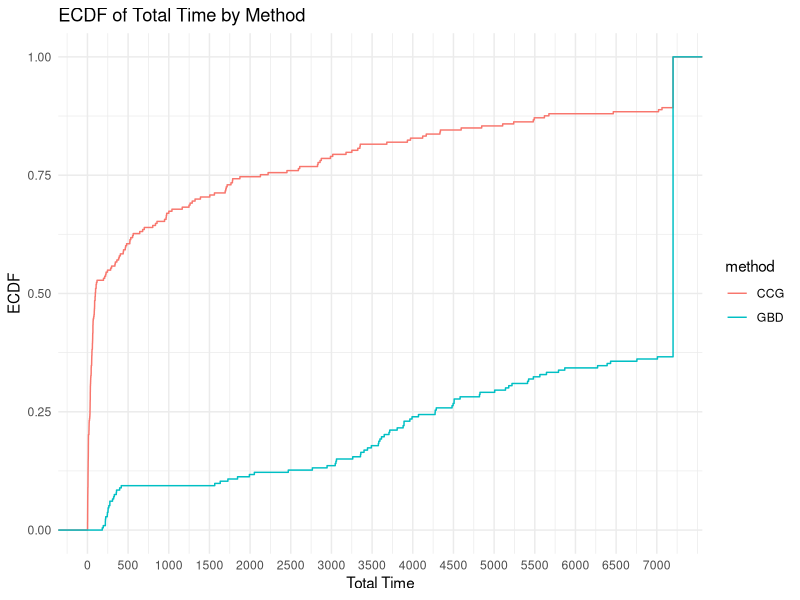
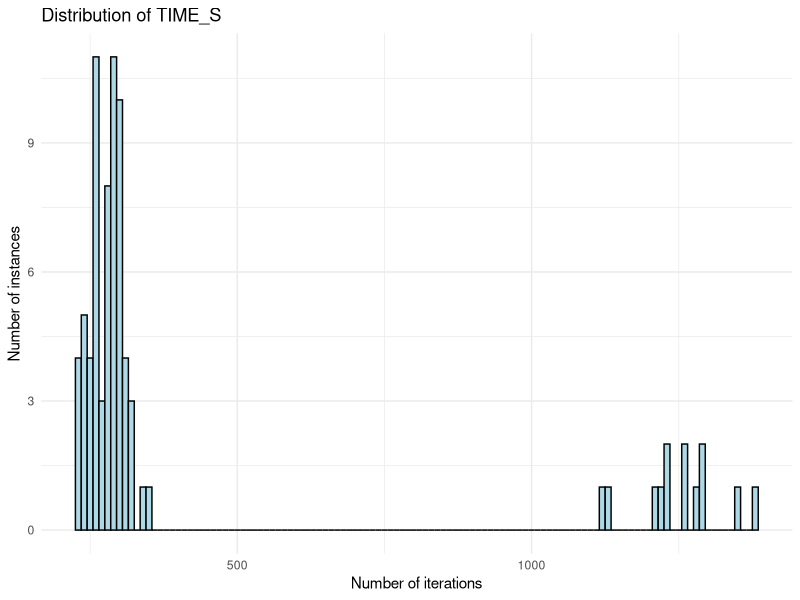
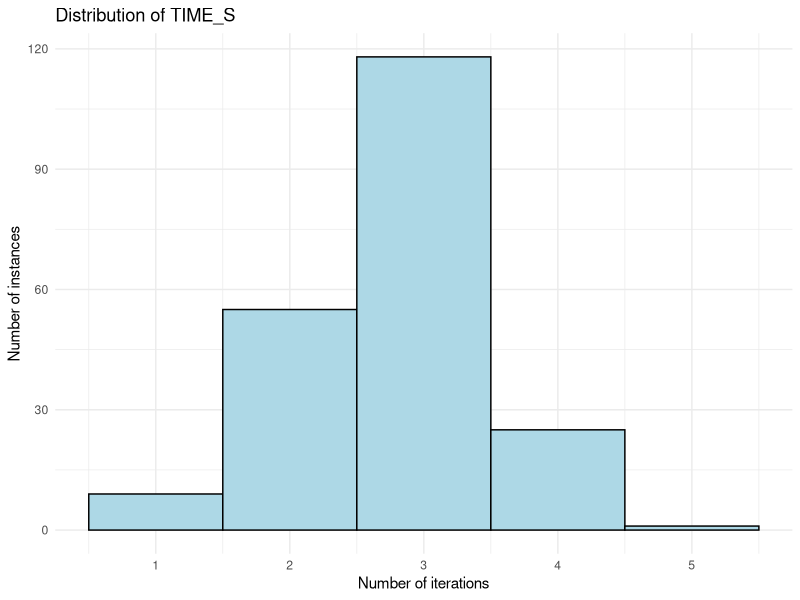

These charts were generated, in order, by the following R code:
## ---- chunk 1
library(rmarkdown)
library(kableExtra)
library(ggplot2)
suppressPackageStartupMessages(library(dplyr))
## ---- chunk 2
results = read.table("./results.csv", header = FALSE, sep = ',')
colnames(results) <- c("tag", "instance", "n_servers", "n_clients", "Gamma", "deviation", "time_limit", "method", "total_time", "master_time", "separation_time", "best_bound", "iteration_count", "fail")
results$tag = NULL
## ---- chunk 3
sum(results$fail)
## ---- chunk 4
results$p = results$Gamma / results$n_clients
results$p = ceiling(results$p / .05) * .05
## ---- chunk 5
results = results[results$n_servers != 20 & results$n_clients != 40,]
results = results[results$n_servers != 20 & results$n_clients != 50,]
#results = results[results$n_servers != 25 & results$n_clients != 25,]
## ---- chunk 6
paged_table(results)
## ---- chunk 7
time_limit = 7200
## ---- chunk 8
ggplot(results, aes(x = total_time, color = method)) +
  stat_ecdf(geom = "step") +
  xlab("Total Time") +
  ylab("ECDF") +
  labs(title = "ECDF of Total Time by Method")  +
  scale_x_continuous(breaks = seq(0, max(results$total_time), by = 500), labels = seq(0, max(results$total_time), by = 500)) +
  theme_minimal()

## ---- chunk 9
data_with_ecdf = results %>%
  group_by(method) %>%
  arrange(total_time) %>%
  mutate(ecdf_value = ecdf(total_time)(total_time)) %>%
  ungroup()

for (method in unique(data_with_ecdf$method)) {
  output = data_with_ecdf[data_with_ecdf$method == method,]
  output = output[,c("total_time", "ecdf_value")]
  output$log_total_time = output$total_time
  output = output[output$total_time < 7200,]
  write.csv(output, file = paste0(method, ".csv"), row.names = FALSE)
}
## ---- chunk 10
results_solved = results %>%
  filter(total_time < time_limit) %>%
  group_by(method, n_servers, n_clients, p, deviation) %>%
  summarize(
    solved = n(),
    total_time = mean(total_time),
    master_time = mean(master_time),
    separation_time = mean(separation_time),
    solved_iteration_count = mean(iteration_count),
    .groups = "drop"
  ) %>%
  ungroup()
## ---- chunk 11
results_unsolved <- results %>%
  filter(total_time >= time_limit) %>%
  group_by(method, n_servers, n_clients, p, deviation) %>%
  summarize(
    unsolved = n(),
    unsolved_iteration_count = mean(iteration_count),
    .groups = "drop"
  ) %>%
  ungroup()

## ---- chunk 12
final_result <- merge(results_solved, results_unsolved, by = c("method", "n_servers", "n_clients", "p", "deviation"), all = TRUE)
## ---- chunk 13
final_result[is.na(final_result)] = 0
## ---- chunk 14
knitr::kable(final_result, 
               digits = c(0, 0, 2, 2, 2, 0, 2, 2, 2, 2, 0, 2), 
               col.names = c("Method", "|V_1|", "|V_2|", "p", "dev", "Count", "Total", "Master", "Sepatation", "# Iter", "Count", "# Iter"),
               caption = "Summary table"
             ) %>%
      kable_classic() %>%
      add_header_above(c(" " = 5, "Solved instances" = 5, "Unsolved instances" = 2)
)
## ---- chunk 15
ggplot(results[results$total_time < time_limit & results$method == "GBD",], aes(x = iteration_count)) +
  geom_histogram(binwidth = 10, fill = "lightblue", color = "black") +
  labs(
    title = "Distribution of TIME_S",
    x = "Number of iterations",
    y = "Number of instances"
  ) +
  theme_minimal()
## ---- chunk 16
ggplot(results[results$total_time < time_limit & results$method == "CCG",], aes(x = iteration_count)) +
  geom_histogram(binwidth = 1, fill = "lightblue", color = "black") +
  labs(
    title = "Distribution of TIME_S",
    x = "Number of iterations",
    y = "Number of instances"
  ) +
  theme_minimal()
